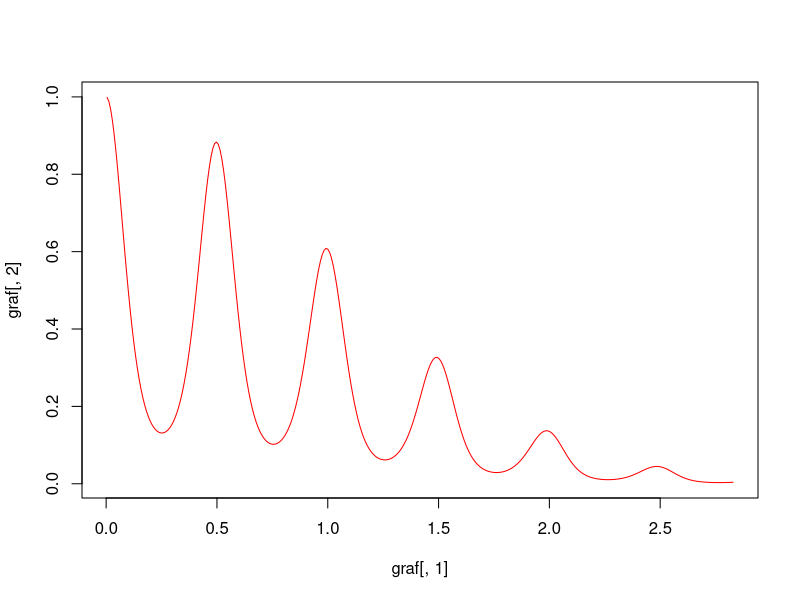
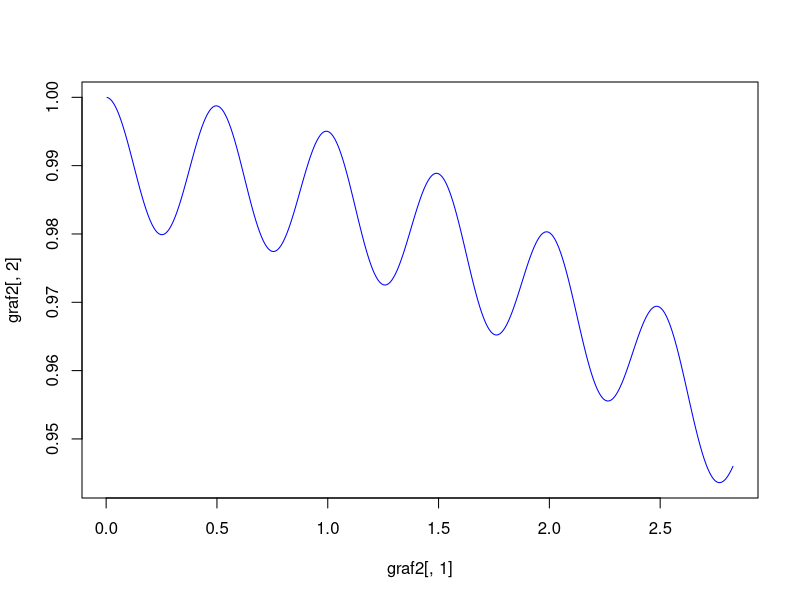

These charts were generated, in order, by the following R code: (Note: this script raises an error after producing the figures.)
library(ggplot2)
set.seed(6)

x<-cbind(seq(-2,2,length=700),seq(1,-1,length=700))
y<-cbind(seq(-4,4,length=700),seq(3,-3,length=700))
####  Ejercicio 1  ####
#Entrega vector, norma con el valor del kernel.
x1<-c(1,2)
x2<-c(3,4)
Kernelp<-function(a,b,l,p,desv){
  lista<-c()
  lista2<-c()
  norma<-sqrt(sum((a-b)^2))
  resultado<-(desv^2)*exp(-((2*(sin(pi*norma*(1/p)))^2)/(l^2)))*exp(-((norma)^2)/(2*(l^2)))
  lista<-rbind(lista,norma)
  lista2<-rbind(lista2,resultado)
  matriz<-cbind(lista,lista2)
  return(matriz)
}
#Entrega el valor del kernel.
Kernelp(x1,x2,1,0.5,1)[2]

#graficamos para 1400 vectores.
graf<-c()
for (i in 1:700){
    valor<-Kernelp(x[i,],y[i,],1,0.5,1)
    graf<-rbind(graf,valor)
}
plot(graf[,1],graf[,2],type="l",col="red")

graf2<-c()
for (i in 1:700){
  valor2<-Kernelp(x[i,],y[i,],10,0.5,1)
  graf2<-rbind(graf2,valor2)
}

plot(graf2[,1],graf2[,2],type="l",col="blue")

#importar paquete reshape
#Generamos el grafico de ambos kernel para comparar.
df<-data.frame(cbind(graf,graf2[,2]))
colnames(df)<-c("X","Y1","Y2")
df <- melt(df, id.vars = "X")
ggplot(df, aes(x = X, y = value,group=variable, color = variable))+
  geom_line(size=0.5)


##Grafico de la función##
#Buscamos ver el compartamiento para un set ordenado de datos respecto a su norma.
#definidmos kernelp_graf con el objetivo de hacer el grafico respecto a una norma arbitraria.
Kernelp_graf<-function(l,p,desv){
  norma<-seq(0,3,length=100)
  resultado<-(desv^2)*exp(-((2*(sin(pi*norma*(1/p)))^2)/(l^2)))*exp(-((norma)^2)/(2*(l^2)))
  matriz<-cbind(norma,resultado)
  return(matriz)
}

graf3<-Kernelp_graf(1,0.5,1)
graf4<-Kernelp_graf(10,0.5,1)
plot(graf3[,1],graf3[,2],type="l",col="red")
plot(graf4[,1],graf4[,2],type="l",col="blue")

#Generamos el grafico de ambos kernel para comparar.
df2<-data.frame(cbind(graf3,graf4[,2]))
colnames(df2)<-c("X","Y1","Y2")
df2 <- melt(df2, id.vars = "X")
ggplot(df2, aes(x = X, y = value,group=variable, color = variable))+
  geom_line(size=0.5)


## Ejercicio 2##
#ITEM 1#
funcion=function(a,b)
{
  n1=nrow(a)
  n2=ncol(a)
  n3=nrow(b)
  n4=ncol(b)
  
  if(n1==n2 & n2==n3 & n4==50){
    c=matrix(rep(0, nrow(a)*ncol(b)), nrow = nrow(a))
    for(i in 1:nrow(a)){
      for(j in 1:ncol(b)){
        for(k in 1:nrow(b)){
          c[i,j] <- c[i,j] + a[i,k]*b[k, j]
        }
      }
    }
    return(c)
  }
  else{
    return("No se cumplen las condiciones")
  }
  
}
a=cbind(c(1,2,3),c(0,1,0))
b=cbind(c(1,4),c(2,5),c(3,6),c(0,7))
algo<-system.time(funcion(a,b))[1]
#algo<-unname(algo)
#algo
#algo<-cbind(algo)
#a%*%b

#ITEM 2#

set.seed(6)
tiempo_f=list()
tiempo_r=list()
eje1<-list()

for(i in 0:100){
  n=100*i+10
  if(n<10000){
    matrizA<-matrix(sample(1:4,n*n,replace=TRUE),ncol=n)
    matrizB<-matrix(sample(1:4,n*50,replace=TRUE),ncol=50)
    
    aux<-n
    eje1<-c(eje1,aux)
    
    tiempo1<-unname(system.time(funcion(matrizA,matrizB))[3])
    tiempo_f<-c(tiempo_f,tiempo1)
    
    tiempo2<-unname(system.time(matrizA%*%matrizB)[3])
    tiempo_r<-c(tiempo_r,tiempo2)
  }
  else{
    n=10000
    matrizA<-matrix(sample(1:4,n*n,replace=TRUE),ncol=n)
    matrizB<-matrix(sample(1:4,n*50,replace=TRUE),ncol=50)
    
    aux<-n
    eje1<-c(eje1,aux)
    
    tiempo1<-unname(system.time(funcion(matrizA,matrizB))[3])
    tiempo_f<-c(tiempo_f,tiempo1)
    
    tiempo2<-unname(system.time(matrizA%*%matrizB)[3])
    tiempo_r<-c(tiempo_r,tiempo2)
    break
  }

}
print("listo")


plot(eje1,tiempo_f,type="l", main="Tiempo de ejecución función",xlab="Tamaño de n", 
     ylab="Tiempo en segundos",cex.axis=0.5,las=1,ylim=c(0,1000),col="red",lwd=2)

plot(eje1,tiempo_r,type="l", main="Tiempo de ejecución nativa",xlab="Tamaño de n", 
     ylab="Tiempo en segundos",cex.axis=0.5,las=1,ylim=c(0,5),col="blue", lwd=2)

plot(eje1,tiempo_f,type="l", main="Tiempo de ejecución función v/s nativa",
     xlab="Tamaño de n", 
     ylab="Tiempo en segundos",lwd=2,col="red"
     ,xlim=c(0,10100),ylim=c(0,1000),las=1,cex.axis=0.5)
lines(eje1,tiempo_r,lwd=2,col="blue")
legend("topleft",c("Función","Nativa"),col=c("red","blue")
       ,lwd=c(2,2),cex=0.5)